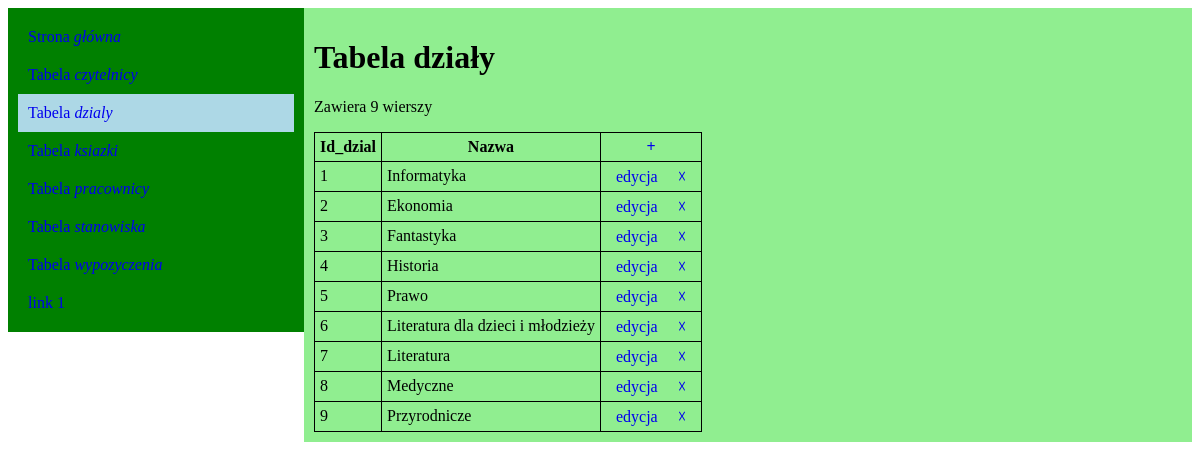
The app's page /PHP/projekt_biblio/projekt.php?podstrona=dzialy with its own data.
### tables this page shows
CREATE TABLE Dzialy
(
    Id_dzial integer primary key auto_increment not null,
    Nazwa    varchar(40)
);

### PHP/projekt_biblio/podstrona/dzialy.php (the view)
<h1>Tabela działy</h1>
<?php $result = $querry = mysqli_query($con, 'SELECT * FROM dzialy')  ?>
<p>Zawiera <?= mysqli_num_rows($result) ?> wierszy</p>
<table>
    <tr>
        <th>Id_dzial</th>
        <th>Nazwa</th>
        <th><a href="?podstrona=dodawanie" class="edycja"><span>&#43;</span></a></th>
    </tr>
    <?php if (mysqli_num_rows($querry) > 0) {
        while ($row = mysqli_fetch_assoc($querry)) { ?>
            <tr>
                <td><?= $row['Id_dzial'] ?></td>
                <td><?= $row['Nazwa'] ?></td>
                <td><a href="?podstrona=edycja&Id_dzial=<?= $row['Id_dzial'] ?>&nazwa2=<?= $row['Nazwa'] ?>" class="edycja">edycja</a><a href="?podstrona=usuwanie&Id_dzial=<?= $row['Id_dzial'] ?>&nazwa2=<?= $row['Nazwa'] ?>"><span>&#9747;</span></a></td>
            </tr>
        <?php } ?>
    <?php } ?>
</table>

### PHP/projekt_biblio/projekt.php (style rules this page uses)
* { box-sizing: border-box; }
a { text-decoration: none; padding: 10px; }
table { border-collapse: collapse; }
td, th { border: 1px solid black; padding: 5px; }

### records on screen
dzialy: Id_dzial "1", Nazwa "Informatyka"
dzialy: Id_dzial "2", Nazwa "Ekonomia"
dzialy: Id_dzial "3", Nazwa "Fantastyka"
dzialy: Id_dzial "4", Nazwa "Historia"
dzialy: Id_dzial "5", Nazwa "Prawo"
dzialy: Id_dzial "6", Nazwa "Literatura dla dzieci i młodzieży"
dzialy: Id_dzial "7", Nazwa "Literatura"
dzialy: Id_dzial "8", Nazwa "Medyczne"
dzialy: Id_dzial "9", Nazwa "Przyrodnicze"

### other values on screen
mysqli_num_rows($result) "9"
